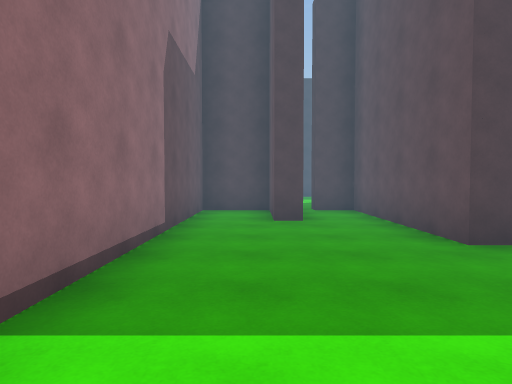
View 1 (above)

18 first-person views from a walk through a 3-D level made in the Unity game engine. The camera is 1.4 m above the floor, tilts 2° down and sees 75° across. The floor is counted in squares, 2 m on a side. Each view is taken from the middle of a square. On the plan, view 1 faces up. The plan holds only what a view shows up to about 10 squares ahead; the rest is blank. The place goes on beyond the plan. The player is left out.

View 2
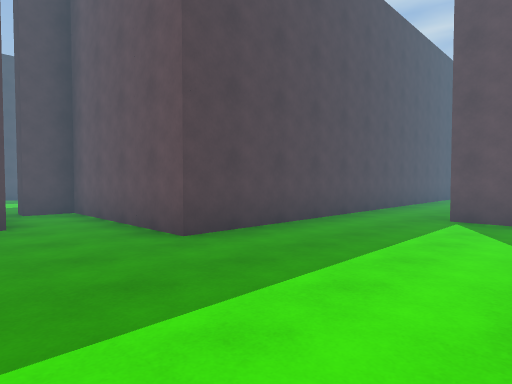

View 3
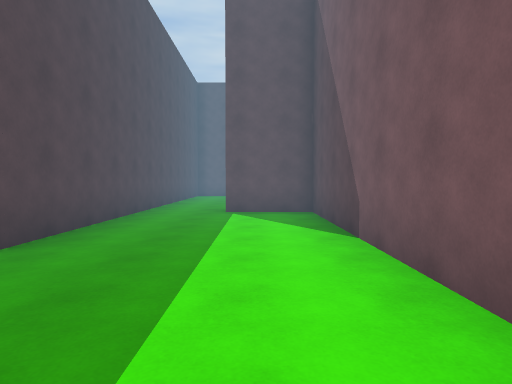

View 4
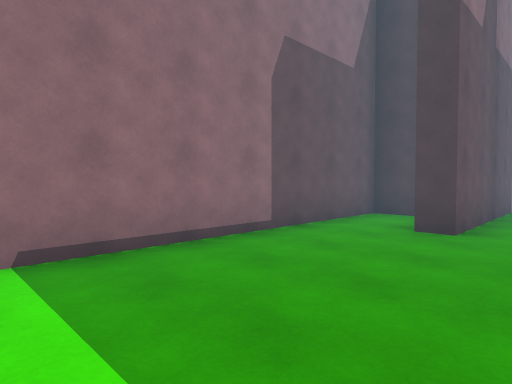

View 5
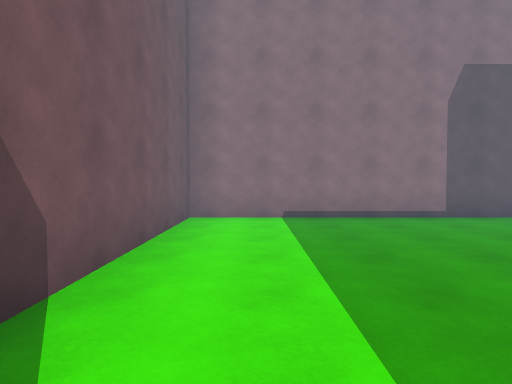

View 6
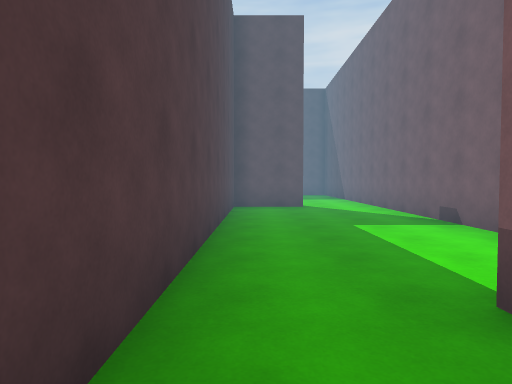

View 7
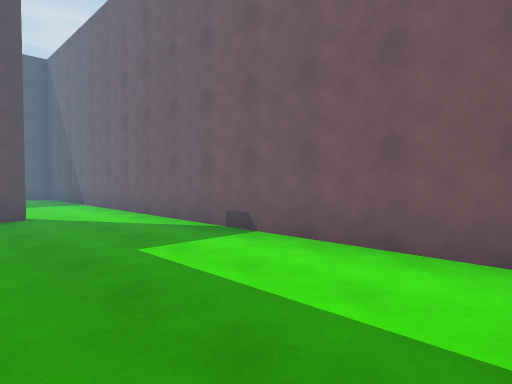

View 8
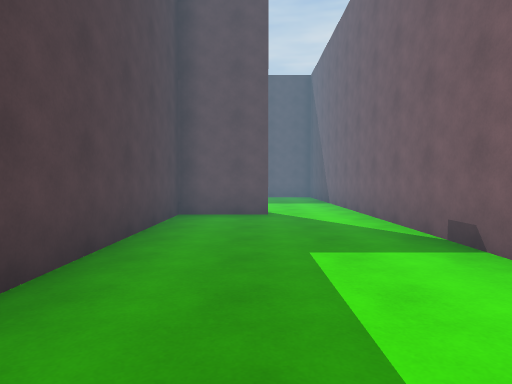

View 9
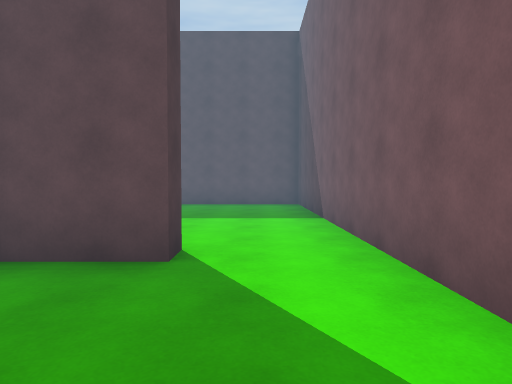

View 10
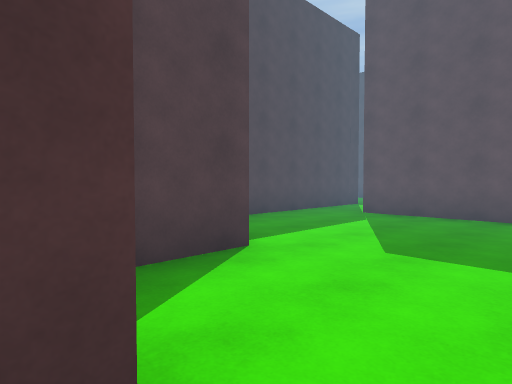

View 11
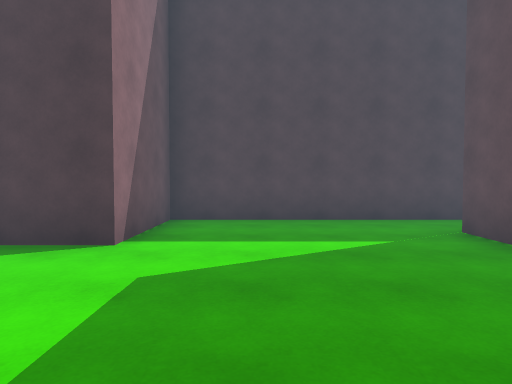

View 12
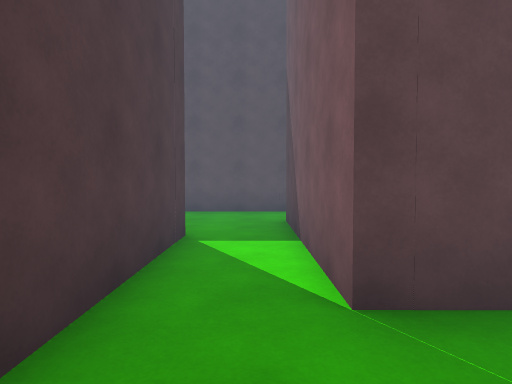

View 13
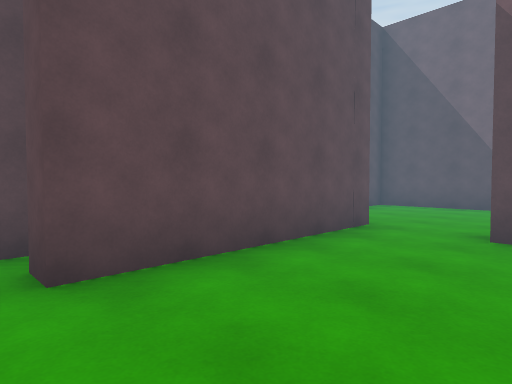

View 14
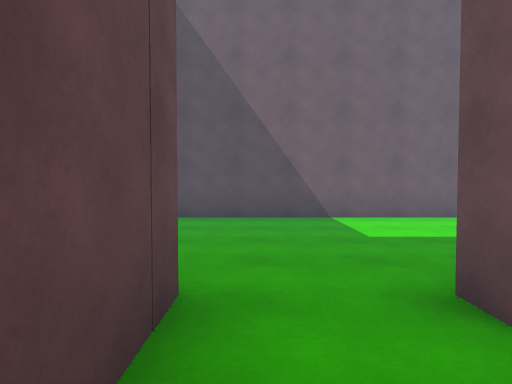

View 15
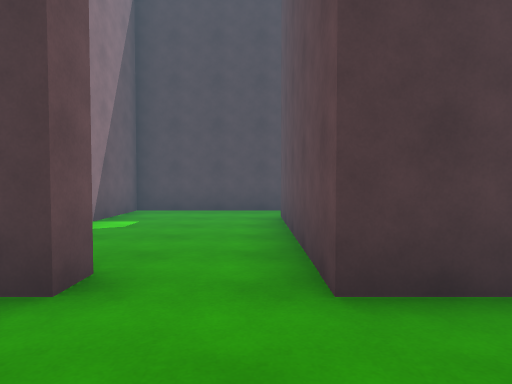

View 16
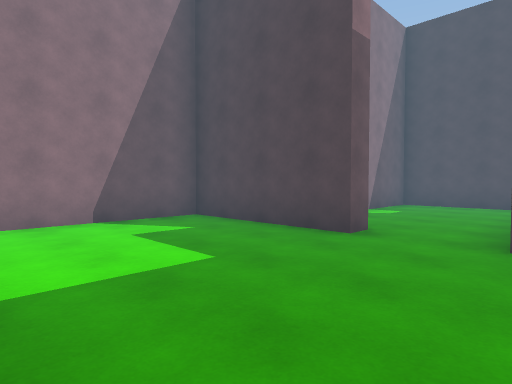

View 17
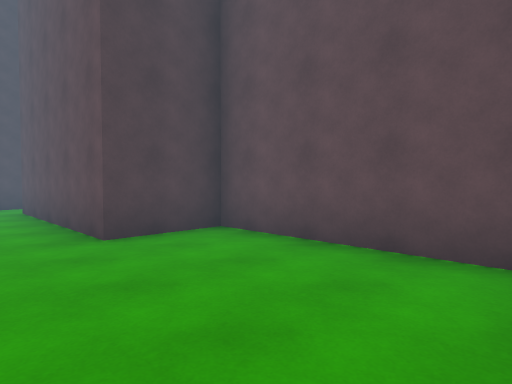

View 18
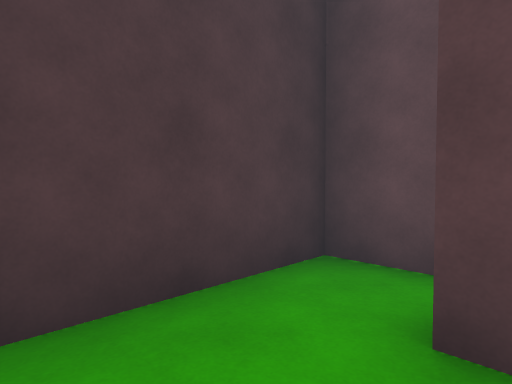

### Floor plan
Ten units are one square. View 1 is at (0, 0); x grows to the right and y downward. Boxes are objects, and circles mark ways between rooms. Rooms are numbered by the first view taken in them; rooms with no view inside come last. Other rooms are left out.
<svg viewBox="-17 -105 304 112">
<path fill="none" stroke="#000" d="M66 -36 23 -36 23 -78M14 -78 14 -84M4 -78 -12 -78 -12 2 63 2 63 -18M8 -100 8 -59 3 -59 3 -75M74 2 146 2M144 -17 138 -17 138 -36 66 -36M146 2 208 2 208 -45 236 -45M232 -59 165 -59 165 -36 151 -36M236 -45 248 -45M277 -82 277 -97 232 -97 232 -76M265 -40 265 -84 270 -84M248 -45 248 -40 213 -40 213 -6M221 2 282 2 282 -40 265 -40"/>
<circle cx="60" cy="-25" r="3" fill="#2a7"/>
<circle cx="140" cy="-5" r="3" fill="#2a7"/>
<circle cx="230" cy="-50" r="3" fill="#2a7"/>
<circle cx="255" cy="-40" r="3" fill="#2a7"/>
<text x="20" y="-30">1</text>
<text x="100" y="-10">2</text>
<text x="180" y="-20">3</text>
<text x="250" y="-70">4</text>
<text x="250" y="-20">5</text>
</svg>
Room 1 opens to room 2. Room 2 opens to room 3. Room 3 opens to room 4. Room 4 opens to room 5.

Where each view was taken, in squares from view 1:
view 1: 0 up, 0 right, facing up
view 2: 0 up, 0 right, facing up-right
view 3: 1 up, 1 left, facing right
view 4: 1 up, 2 right, facing up-left
view 5: 1 up, 5 right, facing left
view 6: 3 up, 5 right, facing right
view 7: 3 up, 7 right, facing down-right
view 8: 2 up, 7 right, facing right
view 9: 1 up, 11 right, facing right
view 10: 1 up, 14 right, facing up-right
view 11: 0 up, 18 right, facing up
view 12: 5 up, 19 right, facing right
view 13: 9 up, 24 right, facing down-right
view 14: 6 up, 26 right, facing down
view 15: 2 up, 26 right, facing up
view 16: 0 up, 27 right, facing up-left
view 17: 0 up, 25 right, facing up-right
view 18: 8 up, 25 right, facing up-right
